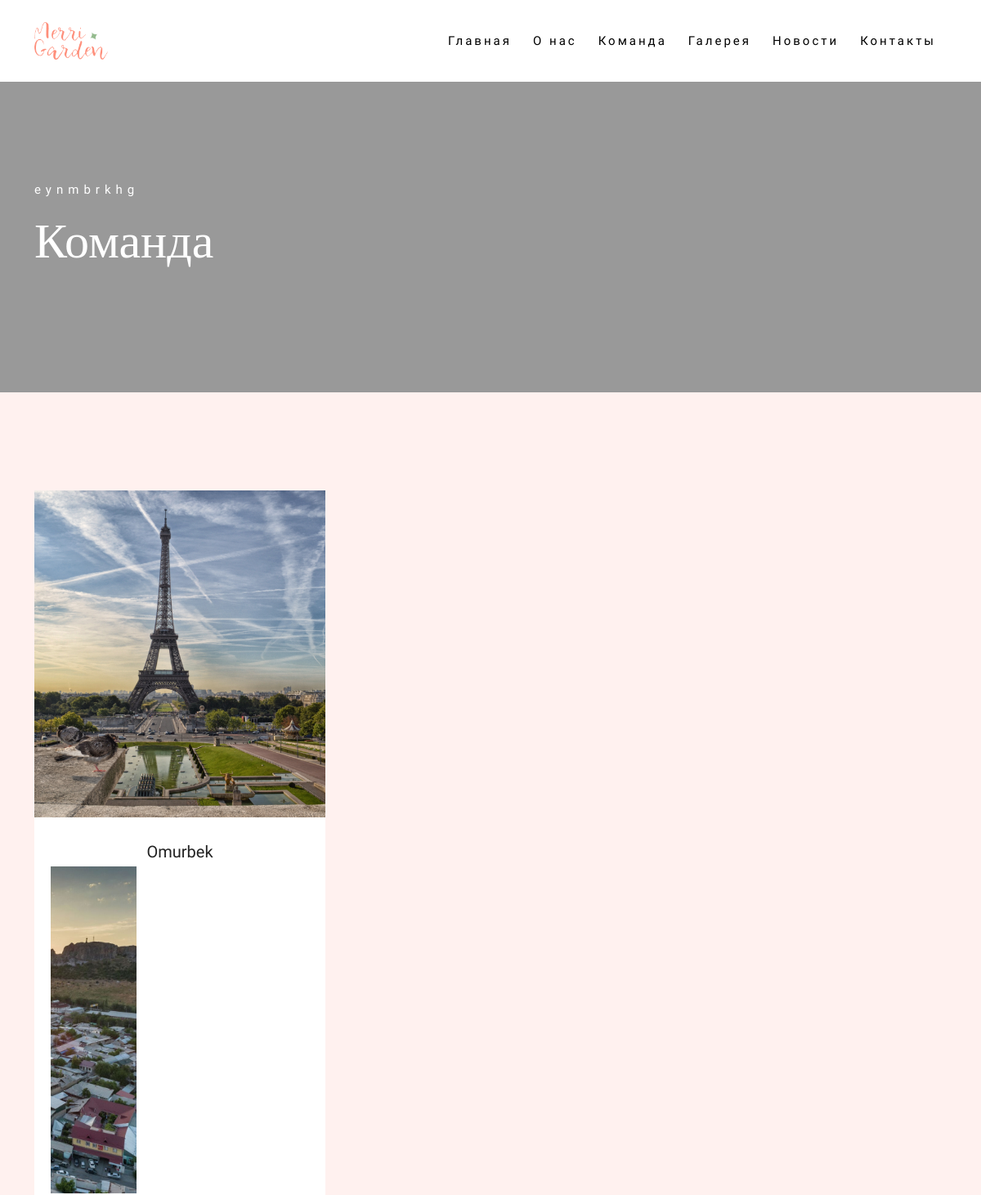
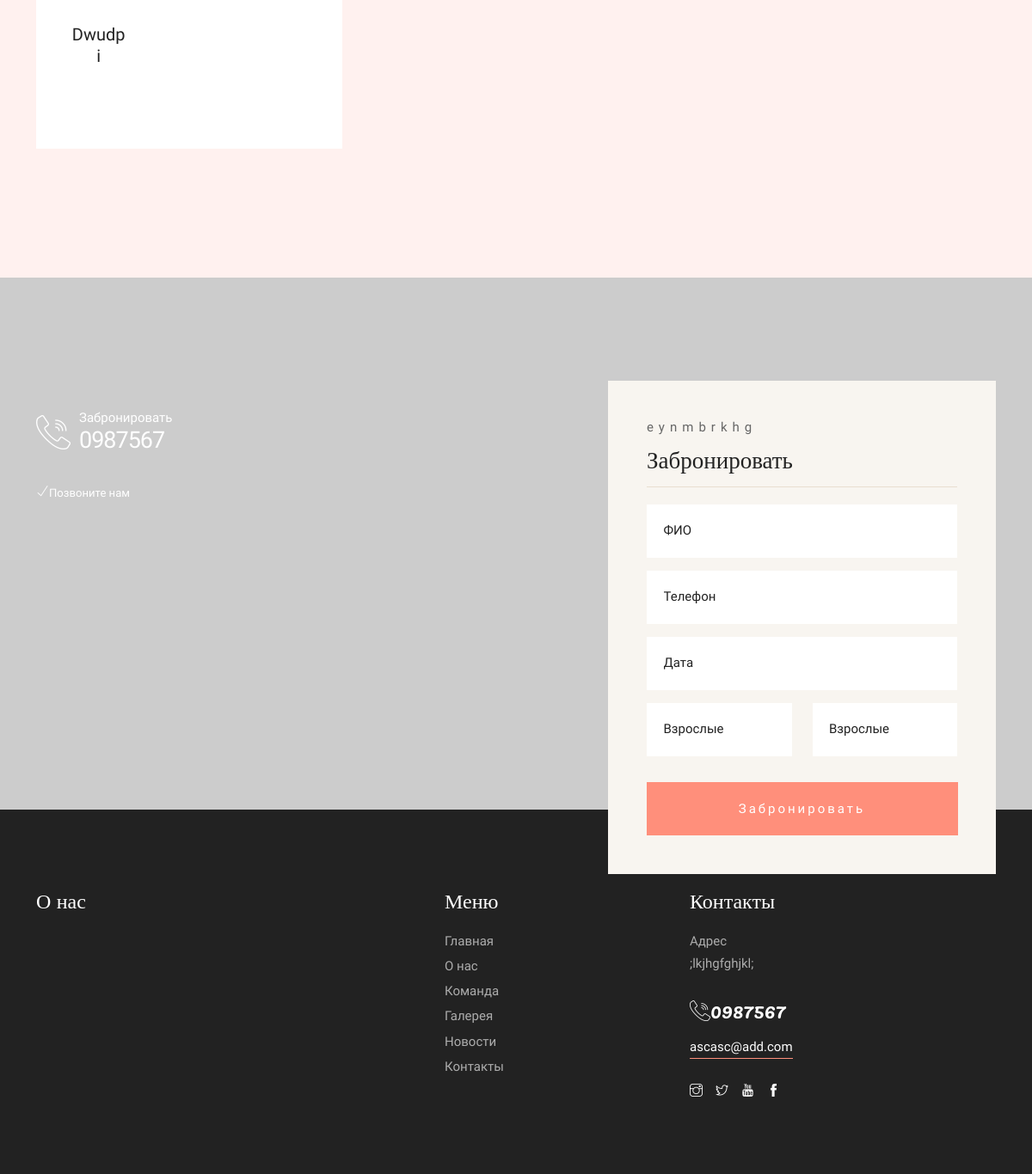
Page /team/ on the committed database (2 pictures, top to bottom).
### apps/base/models.py (models this page shows, shortened)
class Admin(models.Model):
    title = models.CharField(max_length=50, verbose_name='Название')
    phone = models.CharField(max_length=30, verbose_name='Телефонный номер')
    email = models.EmailField(verbose_name='Email')
    location = models.CharField(max_length=255, verbose_name='Локация')
    instagram = models.URLField(verbose_name='Instagram')
    twitter = models.URLField(verbose_name='Twitter')
    youtube = models.URLField(verbose_name='YouTube')
    facebook = models.URLField(verbose_name='Facebook')
    class Meta:
        verbose_name = 'Админ'
        verbose_name_plural = 'Админ'

class Team(models.Model):
    image = models.ImageField( upload_to='team/', verbose_name="Фотография")
    title = models.CharField( max_length=255, verbose_name="Имя")
    email = models.EmailField(verbose_name="Почта")
    descriptions = models.TextField(verbose_name="Работа")
    instagram = models.URLField(verbose_name='Instagram URL' )
    youtube = models.URLField(verbose_name='Twitter URL' )
    facebook = models.URLField(verbose_name='Facebook URL')
    class Meta:
            verbose_name = "Наша команда"
            verbose_name_plural = "Наша команда"

### apps/base/views.py (the view)
# urls.py: path('team/', team, name='team_url'),
def team(request):
    footer = Footer.objects.all()
    admin = Admin.objects.latest('id')
    team = Team.objects.all()
    if request.method =="POST":
        name = request.POST.get('name')
        phone = request.POST.get('phone')
        date = request.POST.get('date')
        message = request.POST.get('message')
    return render(request, 'team.html', locals())

### templates/team.html (shortened to what this page needs)
{% extends 'include/homepage.html' %}
{% load static %}
{% block content %}
{% include 'include/header.html' %}
    <div class="banner-header section-padding valign bg-img bg-fixed" data-overlay-dark="4" data-background="{{about.background.url}}">
        <div class="container">
            <div class="row">
                <div class="col-md-12 caption mt-90">
                    <h5>{{admin.title}}</h5>
                    <h1>Команда</h1>
                </div>
            </div>
        </div>
    </div>
    <section class="team section-padding bg-cream">
        <div class="container">
            <div class="row">
                {% for team in team %}
                <div class="col-md-4">
                    <div class="item">
                        <div class="img"> <img src="{{team.image.url}}" alt=""> </div>
                        <div class="info">
                            <h6>{{team.title}}</h6>
                        {% endfor %}
                    </div>
                    </div>
                </div>
            </div>
        </div>
    </section>
    {% include 'include/footer.html' %}
{% endblock %}

### templates/include/footer.html (shortened to what this page needs)
{% load static %}
<section class="testimonials">
    <div class="background bg-img bg-fixed section-padding pb-0" data-background="{{footer.image.url}}"
        data-overlay-dark="2">
        <div class="container">
            <div class="row">
                <div class="col-md-5 mb-30 mt-30">
                    <div class="reservations mb-30">
                        <div class="icon color-1"><span class="flaticon-call"></span></div>
                        <div class="text">
                            <p class="color-1">Забронировать</p> <a class="color-1" href="tel:{{admin.phone}}">{{admin.phone}}</a>
                        </div>
                    </div>
                    <p><i class="ti-check"></i><small>Позвоните нам</small></p>
                </div>
                <div class="col-md-5 offset-md-2">
                    <div class="booking-box">
                        <div class="head-box">
                            <h6>{{admin.title}}</h6>
                            <h4>Забронировать</h4>
                        </div>
                        <div class="booking-inner clearfix">
                            <form method="POST" class="form1 clearfix">
                                <div class="row">
                                    <div class="col-md-12">
                                        <div class="input1_wrapper">
                                            <div class="input1_inner">
                                                <input type="text" name="fullname" class="form-control baseinput"
                                                    placeholder="ФИО">
                                            </div>
                                        </div>
                                    </div>
                                    <div class="col-md-12">
                                        <div class="input1_wrapper">
                                            <div class="input1_inner">
                                                <input type="text" name="phone" class="form-control baseinput"
                                                    placeholder="Телефон">
                                            </div>
                                        </div>
                                    </div>
                                    <div class="col-md-12">
                                        <div class="input1_wrapper">
                                            <div class="input1_inner">
                                                <input type="text" name="date" class="form-control input datepicker"
                                                    placeholder="Дата">
                                            </div>
                                        </div>
                                    </div>
                                    <div class="col-md-6">
                                        <div class="input1_inner">
                                                <input type="text" name="adults_quantity" class="form-control baseinput"
                                                        placeholder="Взрослые">
                                        </div>
                                    </div>
                                    <div class="col-md-6">
                                        <div class="input1_inner">
                                                <input type="text" name="childs_quantity" class="form-control baseinput"
                                                        placeholder="Взрослые">
                                        </div>
                                    </div>
                                    <div class="col-md-12">
                                        <button name="footer_submit" type="submit" class="btn-form1-submit mt-15">Забронировать</button>
                                    </div>
                                </div>
                            </form>
                        </div>
                    </div>
                </div>
            </div>
        </div>
    </div>
</section>
<footer class="footer">
    <div class="footer-top">
        <div class="container">
            <div class="row">
                <div class="col-md-4">
                    <div class="footer-column footer-about">
                        <h3 class="footer-title">О нас</h3>
                    </div>
                </div>
                <div class="col-md-3 offset-md-1">
                    <div class="footer-column footer-explore clearfix">
                        <h3 class="footer-title">Меню</h3>
                        <ul class="footer-explore-list list-unstyled">
                            <li><a href="{% url 'index_url' %}">Главная</a></li>
                            <li><a href="{% url 'about_us_url' %}">О нас</a></li>
                            <li><a href="{% url 'team_url' %}">Команда</a></li>
                            <li><a href="{% url 'gallery_url' %}">Галерея</a></li>
                            <li><a href="{% url 'news_url' %}">Новости</a></li>
                            <li><a href="{% url 'contact_url' %}">Контакты</a></li>
                        </ul>
                    </div>
                </div>
                <div class="col-md-4">
                    <div class="footer-column footer-contact">
                        <h3 class="footer-title">Контакты</h3>
                        <p class="footer-contact-text">Адрес<br>{{admin.location}}
                        </p>
                        <div class="footer-contact-info">
                            <p class="footer-contact-phone"><span class="flaticon-call"></span>{{admin.phone}}</p>
                            <p class="footer-contact-mail"><a href="mailto:{{admin.email}}">{{admin.email}}</a></p>
                        </div>
                        <div class="footer-about-social-list">
                            <a href="{{admin.instagram}}"><i class="ti-instagram"></i></a>
                            <a href="{{admin.twitter}}"><i class="ti-twitter"></i></a>
                            <a href="{{admin.youtube}}"><i class="ti-youtube"></i></a>
                            <a href="{{admin.facebook}}"><i class="ti-facebook"></i></a>
                        </div>
                    </div>
                </div>
            </div>
        </div>
    </div>
</footer>

### rows in the picture
Admin: title "eynmbrkhg", phone "0987567", location ";lkjhgfghjkl;", email "ascasc@add.com"
Team: image (picture), title "Omurbek"
Team: image (picture), title "Dwudpi"
